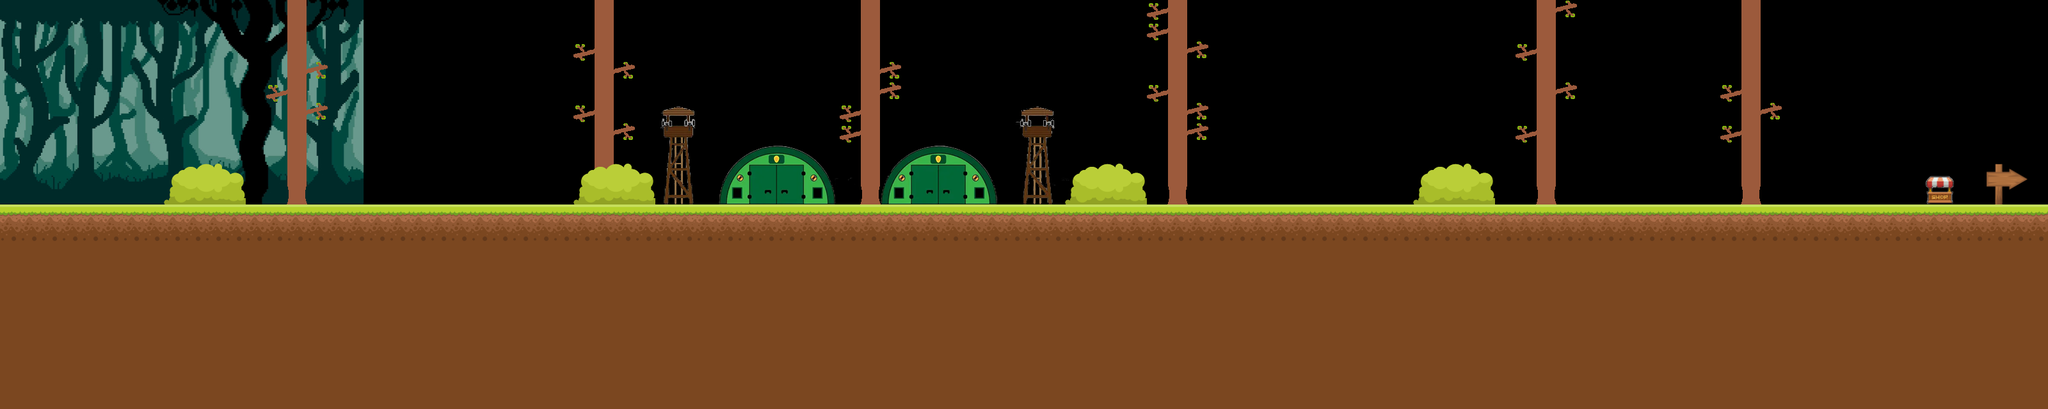

This is a level from a 2D game, rendered from its Tiled map with the project's own tilesets. A one-line summary and the map file follow, with tile-layer data summarised:
An orthogonal 100x20 tile map with 32x32 px tiles, 4 tile layers (Mundo, arboles, arbustos, colisiones), 11 tilesets, 3 image layers and 36 objects (18x agarre, 12x soldado, 2x canibal, spawn, spawn2, ...).

<map version="1.10" tiledversion="1.11.2" orientation="orthogonal" renderorder="left-up" width="100" height="20" tilewidth="32" tileheight="32" infinite="0" nextlayerid="14" nextobjectid="39">
 <tileset firstgid="1" source="../Nivel 2/grassblock.tsx" />
 <tileset firstgid="5" source="../Nivel 2/dirtblock.tsx" />
 <tileset firstgid="21" source="../Nivel 2/Tileset beach.tsx" />
 <tileset firstgid="277" source="../Nivel 1/señal.tsx" />
 <tileset firstgid="281" source="arbusto 2.tsx" />
 <tileset firstgid="289" source="../Nivel 2/tronco rama der.tsx" />
 <tileset firstgid="290" source="../Nivel 2/tronco arbol v2.tsx" />
 <tileset firstgid="291" source="../Nivel 2/tronco arbol v3.tsx" />
 <tileset firstgid="292" source="../Nivel 2/tronco rama izq.tsx" />
 <tileset firstgid="293" source="../Nivel 2/Rama derecha.tsx" />
 <tileset firstgid="294" source="../Nivel 2/Rama izquierda.tsx" />
 <imagelayer id="6" name="background" repeatx="1">
  <image source="background forest (2).jpg" width="569" height="320" />
 </imagelayer>
 <layer id="2" name="Mundo" width="100" height="20">
  <data>[2000 cells, 804 non-empty, 5 distinct tile ids]</data>
 </layer>
 <imagelayer id="7" name="tienda" offsetx="2982" offsety="247">
  <image source="tienda (2).png" width="96" height="96" />
 </imagelayer>
 <imagelayer id="10" name="base militar" offsetx="1010" offsety="65">
  <image source="base militar.png" width="661" height="372" />
 </imagelayer>
 <layer id="12" name="arboles" width="100" height="20">
  <data>[2000 cells, 84 non-empty, 6 distinct tile ids]</data>
 </layer>
 <layer id="9" name="arbustos" width="100" height="20">
  <data>[2000 cells, 32 non-empty, 8 distinct tile ids]</data>
 </layer>
 <objectgroup id="13" name="ramas de agarre">
  <object id="20" name="agarre" x="2751.17" y="159" width="35.6667" height="27" />
  <object id="21" name="agarre" x="2686.17" y="196.5" width="35.6667" height="27" />
  <object id="22" name="agarre" x="2685.67" y="131.5" width="35.6667" height="27" />
  <object id="23" name="agarre" x="2363.17" y="194.5" width="35.6667" height="27" />
  <object id="24" name="agarre" x="2431.17" y="128" width="35.6667" height="27" />
  <object id="25" name="agarre" x="2368.67" y="66.5" width="35.6667" height="27" />
  <object id="26" name="agarre" x="1851.17" y="192" width="35.6667" height="27" />
  <object id="27" name="agarre" x="1854.67" y="159" width="35.6667" height="27" />
  <object id="28" name="agarre" x="1792.67" y="129.5" width="35.6667" height="27" />
  <object id="29" name="agarre" x="1311.67" y="197" width="35.6667" height="27" />
  <object id="30" name="agarre" x="1312.67" y="163" width="35.6667" height="27" />
  <object id="31" name="agarre" x="1374.67" y="127" width="35.6667" height="27" />
  <object id="32" name="agarre" x="959.167" y="193" width="35.6667" height="27" />
  <object id="33" name="agarre" x="896.167" y="163.5" width="35.6667" height="27" />
  <object id="34" name="agarre" x="959.167" y="100" width="35.6667" height="27" />
  <object id="35" name="agarre" x="481.167" y="160.5" width="35.6667" height="27" />
  <object id="36" name="agarre" x="419.167" y="132.5" width="35.6667" height="27" />
  <object id="37" name="agarre" x="476.167" y="97" width="35.6667" height="27" />
 </objectgroup>
 <objectgroup id="8" name="fin del nivel">
  <object id="2" x="3103.33" y="256.667" width="63.3333" height="64.6667" />
 </objectgroup>
 <objectgroup id="3" name="spawn jugador">
  <object id="4" name="spawn" x="120.333" y="223" width="31" height="27" />
  <object id="38" name="spawn2" x="176" y="219.5" width="27" height="23" />
 </objectgroup>
 <objectgroup id="4" name="spawn canibales">
  <object id="17" name="canibal" x="1196" y="237" width="33" height="29" />
  <object id="18" name="canibal" x="1456.5" y="244.5" width="33" height="29" />
 </objectgroup>
 <objectgroup id="11" name="tienda_object">
  <object id="19" name="tienda" x="3009.25" y="275.75" width="44.75" height="44.25" />
 </objectgroup>
 <objectgroup id="5" name="spawn soldados">
  <object id="5" name="soldado" x="546" y="227.333" width="33.3333" height="28.6667" />
  <object id="6" name="soldado" x="636.667" y="229.667" width="33.3333" height="28.6667" />
  <object id="7" name="soldado" x="748.667" y="234.333" width="33.3333" height="28.6667" />
  <object id="8" name="soldado" x="1297.33" y="241.333" width="33.3333" height="28.6667" />
  <object id="9" name="soldado" x="1369.67" y="241.333" width="33.3333" height="28.6667" />
  <object id="10" name="soldado" x="1874" y="221.667" width="33.3333" height="28.6667" />
  <object id="11" name="soldado" x="1954" y="209.667" width="33.3333" height="28.6667" />
  <object id="12" name="soldado" x="2088.67" y="229.667" width="33.3333" height="28.6667" />
  <object id="13" name="soldado" x="2006" y="221.667" width="33.3333" height="28.6667" />
  <object id="14" name="soldado" x="2474" y="232.333" width="33.3333" height="28.6667" />
  <object id="15" name="soldado" x="2562" y="236.333" width="33.3333" height="28.6667" />
  <object id="16" name="soldado" x="2639.33" y="232.333" width="33.3333" height="28.6667" />
 </objectgroup>
 <layer id="1" name="colisiones" width="100" height="20">
  <data>[2000 cells, 219 non-empty, 3 distinct tile ids]</data>
 </layer>
</map>
